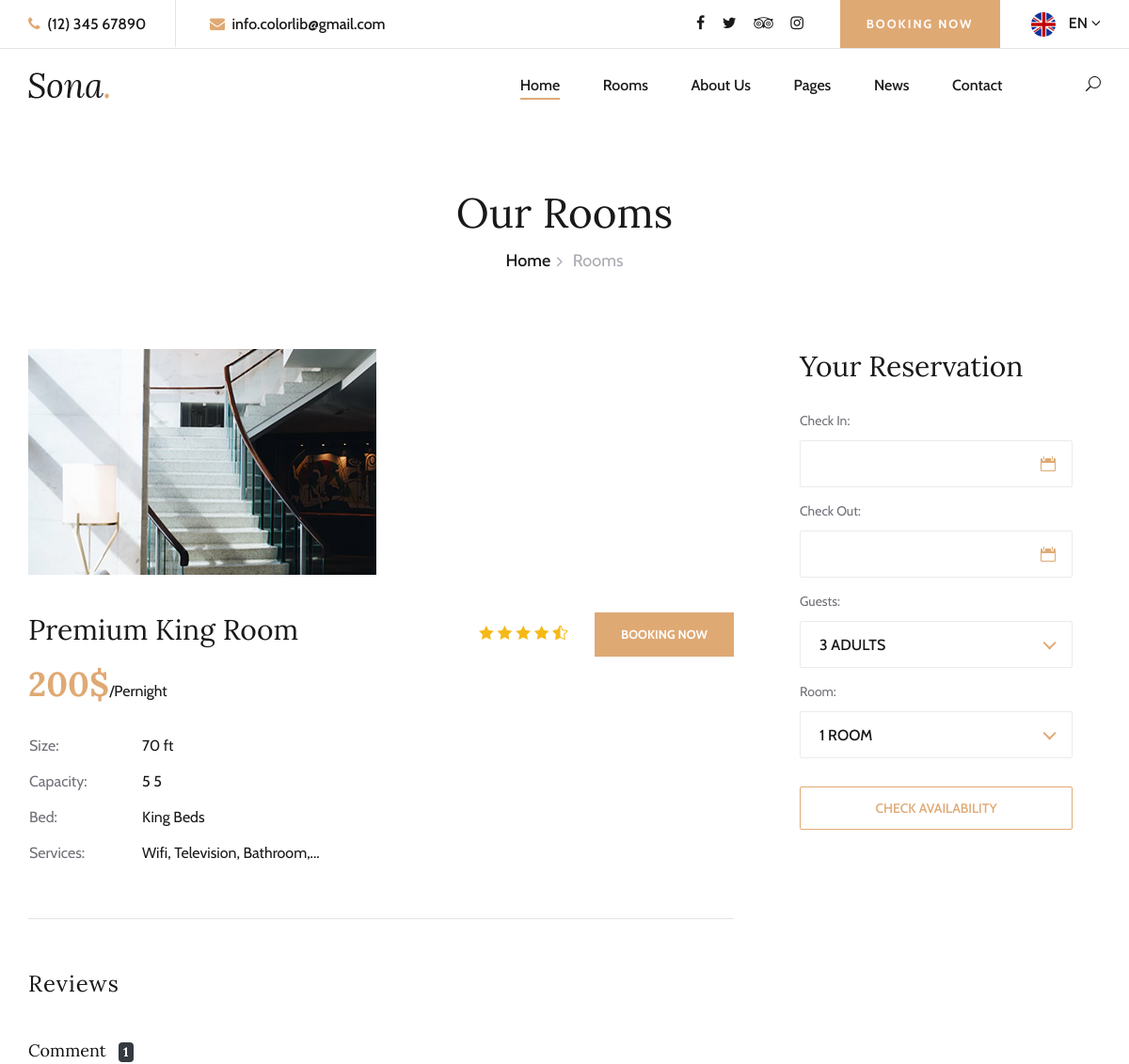
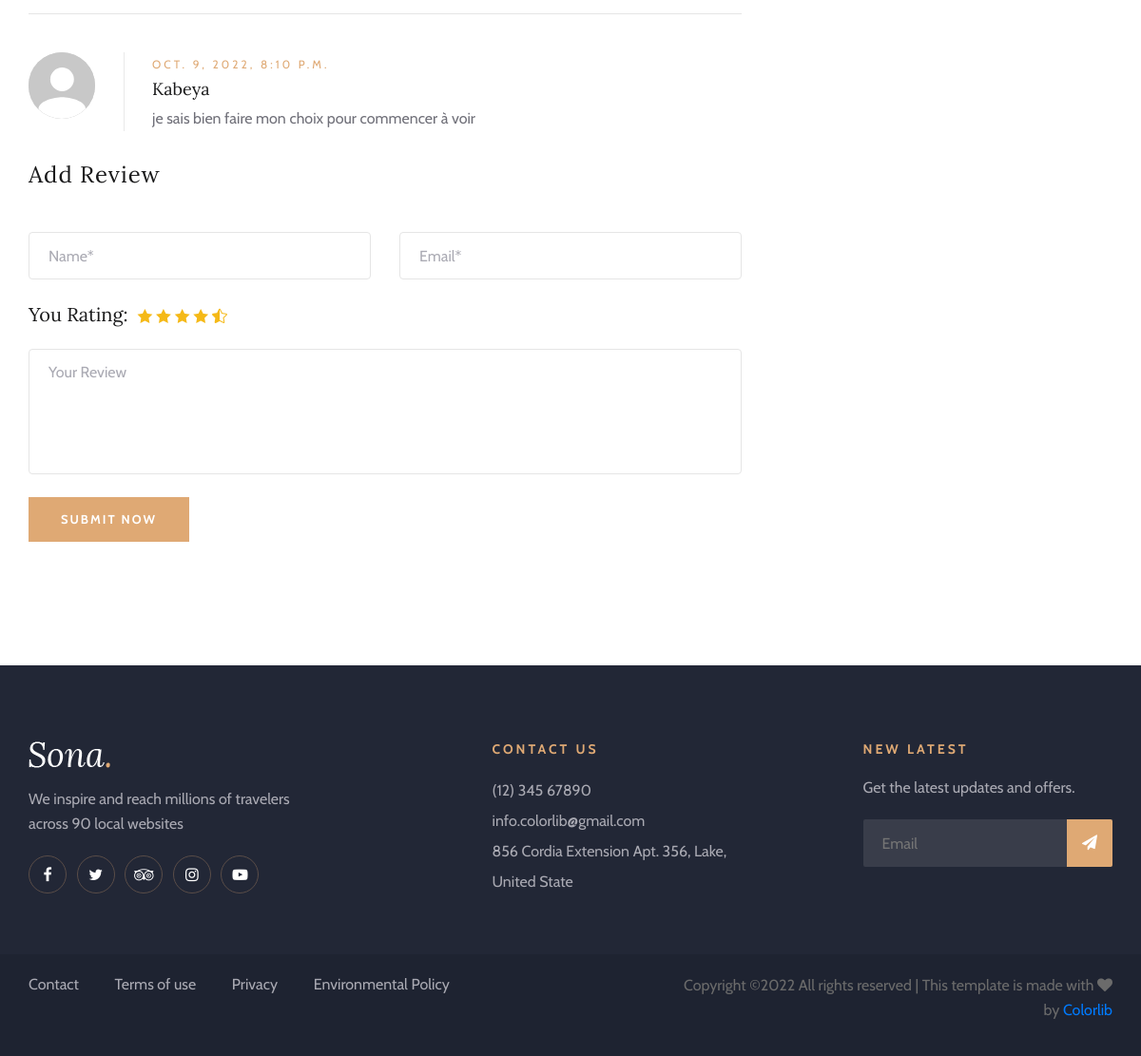
/room_detail/3/, run on the app's committed database (2 pictures, top to bottom).
### app_hotel/models.py (models this page shows, shortened)
class Room_Blog_Absact(models.Model):
    choice = (
            ('publised',  'PUBLISHED'),
             ( 'draft', 'DRAFT')
              )
    title = models.CharField(max_length=100)
    image = models.ImageField(upload_to='images/')
    slug = models.SlugField(blank=True, max_length=100, unique=True)
    description = models.TextField( )
    published = models.DateTimeField(default=timezone.now)
    created = models.DateTimeField(auto_now_add =True)
    updated = models.DateTimeField(auto_now =True)
    status = models.CharField(choices= choice, max_length=50)
    services = TaggableManager() # user tag pip install django-taggit
    user = models.ForeignKey(Person, on_delete=models.CASCADE)
    class Meta:
        ordering = ['title','published','status','image']

class Room(Room_Blog_Absact):
    price = models.IntegerField()
    size = models.IntegerField()
    capacity = models.IntegerField()
    bed = models.CharField(max_length=100,blank=True,null=True)
    class Meta:
        model: Room_Blog_Absact
        ordering = ('title','price','size','capacity','bed','published','status','image')

class Comment(models.Model):
    name = models.CharField(max_length=50)
    email = models.EmailField(max_length=100)
    content = models.TextField()
    room_blog = models.ForeignKey(Room_Blog_Absact, on_delete=models.CASCADE)
    created = models.DateTimeField(auto_now_add=True)
    class Meta:
        ordering = ('-created','name','email')

### app_hotel/views.py (the view, shortened to what this page needs)
# urls.py: path('room_detail/<pk>/', RoomView.as_view(), name='room_detail'),
class RoomView(DetailView):
    model = Room
    template_name = "hotel/room-details.html"
    def get_context_data(self, **kwargs):
        context = super().get_context_data(**kwargs)
        pk = self.kwargs["pk"]
        form = CommentForm()
        post_room = get_object_or_404(Room, pk=pk)
        comments = post_room.comment_set.all()
        context['post_room'] = post_room
        context['comments'] = comments
        context['form'] = form
        return context

### app_hotel/form.py
class CommentForm(forms.ModelForm):
    class Meta:
        model = Comment
        fields = ('name', 'email', 'content')

### app_hotel/templates/hotel/room-details.html (shortened to what this page needs)
{% extends 'partials/layout/base.html' %}
{% load static %}
{% block content %}
 <div class="breadcrumb-section">
    <div class="container">
        <div class="row">
            <div class="col-lg-12">
                <div class="breadcrumb-text">
                    <h2>Our Rooms</h2>
                    <div class="bt-option">
                        <a href="/">Home</a>
                        <span>Rooms</span>
                    </div>
                </div>
            </div>
        </div>
    </div>
</div>
<section class="room-details-section spad">
    <div class="container">
        <div class="row">
            <div class="col-lg-8">
                <div class="room-details-item">
                    <img src="{{post_room.image.url}}" alt="">
                    <div class="rd-text">
                        <div class="rd-title">
                            <h3>Premium King Room</h3>
                            <div class="rdt-right">
                                <div class="rating">
                                    <i class="icon_star"></i>
                                    <i class="icon_star"></i>
                                    <i class="icon_star"></i>
                                    <i class="icon_star"></i>
                                    <i class="icon_star-half_alt"></i>
                                </div>
                                <a href="#">Booking Now</a>
                            </div>
                        </div>
                        <h2>{{post_room.price}}$<span>/Pernight</span></h2>
                        <table>
                            <tbody>
                                <tr>
                                    <td class="r-o">Size:</td>
                                    <td>{{post_room.size}} ft</td>
                                </tr>
                                <tr>
                                    <td class="r-o">Capacity:</td>
                                    <td>{{post_room.capacity}} 5</td>
                                </tr>
                                <tr>
                                    <td class="r-o">Bed:</td>
                                    <td>{{post_room.bed}}</td>
                                </tr>
                                <tr>
                                    <td class="r-o">Services:</td>
                                    <td>Wifi, Television, Bathroom,...</td>
                                </tr>
                            </tbody>
                        </table>
                    </div>
                </div>
                <div class="rd-reviews">
                    {% if comments %}
                    <h4>Reviews</h4>
                       <h5> Comment{{ comments.count|pluralize }}
                        <span class="badge badge-dark ml-2">{{ comments.count }}</span></h5>
                        <hr>
                        <br>
                    {% endif %}
                    {% for comment in comments %}
                    <div class="review-item">
                        <div class="ri-pic">
                            <img src="{% static 'img/avatar.svg' %}" alt="">
                        </div>
                        <div class="ri-text">
                            <span>{{ comment.created }}</span>
                            <h5>{{ comment.name }}</h5>
                            <p>{{ comment.content }}</p>
                        </div>
                    </div>
                    {% endfor %}
                <div class="review-add">
                    <h4>Add Review</h4>
                    <form  class="ra-form" method="POST">
                        <div class="row">
                            <div class="col-lg-6">
                                <input type="text" placeholder="Name*" class="form-control {% if form.name.errors %}is-invalid{% endif %}" id="id_name"
                                name="name" value="{{ form.name.value|default:'' }}">
                            </div>
                            <div class="col-lg-6">
                                <input type="text" placeholder="Email*" class="form-control {% if form.email.errors %}is-invalid{% endif %}" id="id_email" name="email" value="{{ form.email.value|default:'' }}">
                            </div>
                            <div class="col-lg-12">
                                <div>
                                    <h5>You Rating:</h5>
                                    <div class="rating">
                                        <i class="icon_star"></i>
                                        <i class="icon_star"></i>
                                        <i class="icon_star"></i>
                                        <i class="icon_star"></i>
                                        <i class="icon_star-half_alt"></i>
                                    </div>
                                </div>
                                <textarea placeholder="Your Review" class="form-control {% if form.content.errors %}is-invalid{% endif %}" id="id_content" name="content" rows="4"{{ form.content.value|default:'' }}></textarea>
                                <button type="submit">Submit Now</button>
                            </div>
                        </div>
                    </form>
                </div>
            </div>
        </div>
            <div class="col-lg-4">
                <div class="room-booking">
                    <h3>Your Reservation</h3>
                    <form action="#">
                        <div class="check-date">
                            <label for="date-in">Check In:</label>
                            <input type="text" class="date-input" id="date-in">
                            <i class="icon_calendar"></i>
                        </div>
                        <div class="check-date">
                            <label for="date-out">Check Out:</label>
                            <input type="text" class="date-input" id="date-out">
                            <i class="icon_calendar"></i>
                        </div>
                        <div class="select-option">
                            <label for="guest">Guests:</label>
                        </div>
                        <div class="select-option">
                            <label for="room">Room:</label>
                        </div>
                        <button type="submit">Check Availability</button>
                    </form>
                </div>
            </div>
        </div>
    </div>
</section>
{%endblock%}

### data on the page
Room_Blog_Absact: image (picture)
Room: price "200", size "70", capacity "5", bed "King Beds"
Comment: created "OCT. 9, 2022, 8:10 P.M.", name "Kabeya", content "je sais bien faire mon choix pour commencer à voir"

### other printed values
{{ comments.count }} "1"
